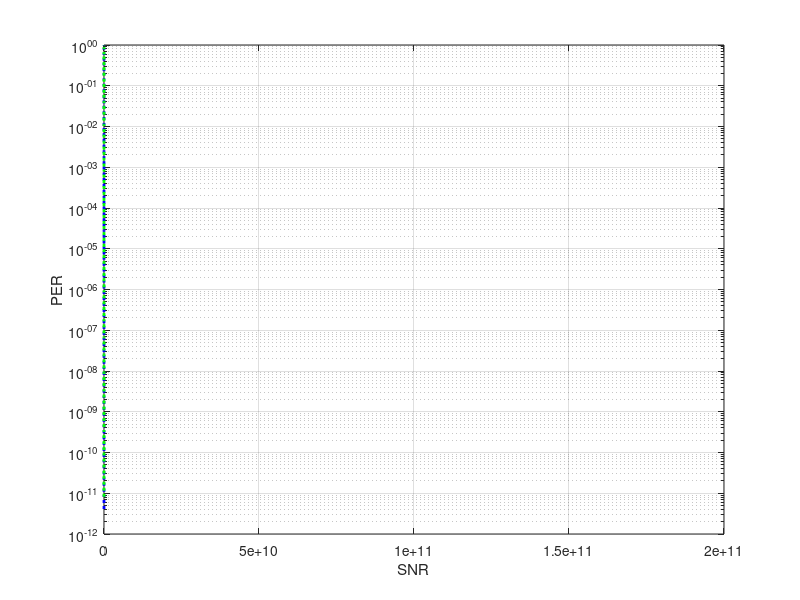

Source code (MATLAB):
clear all;

temp0 = importdata('PsrVsDistance_0.txt');
for h = 1:length(temp0)/2
    LogDistance_6(1,h) = (temp0((2*h-1),1));
    LogDistance_6(2,h) = temp0((2*h-1),2);
    LogDistance_54(1,h) = log(temp0((2*h),1));
    LogDistance_54(2,h) = temp0((2*h),2);
end

temp1 = importdata('PsrVsDistance_1.txt');
for i = 1:length(temp1)/2
    Cost231_6(1,i) = (temp1((2*i-1),1));
    Cost231_6(2,i) = temp1((2*i-1),2);
    Cost231_54(1,i) = log(temp1((2*i),1));
    Cost231_54(2,i) = temp1((2*i),2);
end

temp2 = importdata('PsrVsDistance_2.txt');
for j = 1:length(temp2)/2
    ItuR1411_6(1,j) = (temp2((2*j-1),1));
    ItuR1411_6(2,j) = temp2((2*j-1),2);
    ItuR1411_54(1,j) = log(temp2((2*j),1));
    ItuR1411_54(2,j) = temp2((2*j),2);
end

temp3 = importdata('PsrVsDistance_3.txt');
for k = 1:length(temp3)/2
    OkumuraHata_6(1,k) = (temp3((2*k-1),1));
    OkumuraHata_6(2,k) = temp3((2*k-1),2);
    OkumuraHata_54(1,k) = log(temp3((2*k),1));
    OkumuraHata_54(2,k) = temp3((2*k),2);
end

endpoint0 = length(LogDistance_6);
endpoint1 = length(Cost231_6);
endpoint2 = length(ItuR1411_6);
endpoint3 = length(OkumuraHata_6);

semilogy(LogDistance_6(1,(1:endpoint0)),LogDistance_6(2,(1:endpoint0)),':b','linewidth',2);
%hold on;
%semilogy(LogDistance_54(1,(1:endpoint0)),LogDistance_54(2,(1:endpoint0)),'b','linewidth',2);
hold on;
%semilogy(Cost231_6(1,(1:endpoint1)),Cost231_6(2,(1:endpoint1)),':r','linewidth',2);
%hold on;
%semilogy(Cost231_54(1,(1:endpoint1)),Cost231_54(2,(1:endpoint1)),'r','linewidth',2);
%hold on;
semilogy(ItuR1411_6(1,(1:endpoint2)),ItuR1411_6(2,(1:endpoint2)),':g','linewidth',2);
%hold on;
%semilogy(ItuR1411_54(1,(1:endpoint2)),ItuR1411_54(2,(1:endpoint2)),'g','linewidth',2);
%hold on;
%semilogy(OkumuraHata_6(1,(1:endpoint3)),OkumuraHata_6(2,(1:endpoint3)),':y','linewidth',2);
%hold on;
%semilogy(OkumuraHata_54(1,(1:endpoint3)),OkumuraHata_54(2,(1:endpoint3)),'y','linewidth',2);

grid on;
%axis([4, inf, -inf, inf]);
xlabel('SNR');
ylabel('PER');